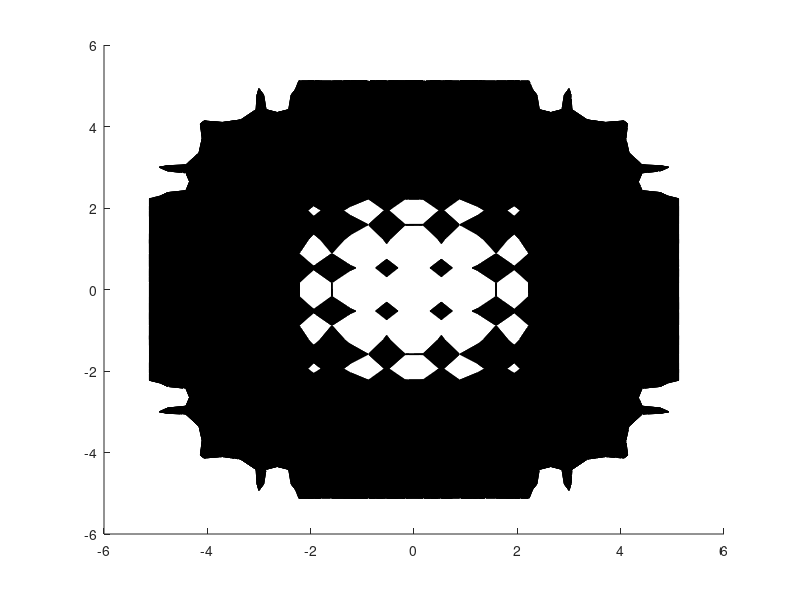

Recreate this plot in MATLAB. (Note: this script raises an error after producing the figure.)
%% PSO for 3D Rastrigin Function using PSO with 3D Visualization
% PSO parameters
min_x = -5.12; 
max_x =  5.12;
n_particles = 20;
max_iter = 100;
w = 0.7;   % inertia weight
c1 = 1.4;  % cognitive coefficient
c2 = 1.2;  % social coefficient

%% Rastrigin function in 3D:
% f(x1, x2, x3) = -9 + x1^2 + x2^2 + x3^2 - 3*cos(2*pi*x1) - 3*cos(2*pi*x2) - 3*cos(2*pi*x3)
rastrigin_3d = @(x) -9 + x(1)^2 + x(2)^2 + x(3)^2 ...
                    - 3*cos(2*pi*x(1)) - 3*cos(2*pi*x(2)) - 3*cos(2*pi*x(3));

%% Initialize positions and velocities (n_particles x 3)
positions  = min_x + (max_x - min_x).*rand(n_particles, 3);
velocities = min_x + (max_x - min_x).*rand(n_particles, 3);

% Personal best
personal_best_positions = positions;
personal_best_values    = inf(n_particles, 1);

% Global best
global_best_value = inf;
global_best_position = zeros(1,3);

%% Pre-compute grid for isosurface visualization (optional)
grid_points = 30;
[X, Y, Z] = meshgrid(linspace(min_x, max_x, grid_points), ...
                     linspace(min_x, max_x, grid_points), ...
                     linspace(min_x, max_x, grid_points));
F = zeros(size(X));
for i = 1:size(X,1)
    for j = 1:size(X,2)
        for k = 1:size(X,3)
            F(i,j,k) = rastrigin_3d([X(i,j,k), Y(i,j,k), Z(i,j,k)]);
        end
    end
end
% Choose an isovalue (here the mean of F)
iso_val = mean(F(:));

figure('Name','PSO Rastrigin 3D','NumberTitle','off');

%% Main PSO loop
for iter = 1:max_iter
    % Evaluate each particle
    for i = 1:n_particles
        fitness = rastrigin_3d(positions(i, :));
        
        % Update personal best
        if fitness < personal_best_values(i)
            personal_best_values(i) = fitness;
            personal_best_positions(i, :) = positions(i, :);
        end
        
        % Update global best
        if fitness < global_best_value
            global_best_value = fitness;
            global_best_position = positions(i, :);
        end
    end
    
    % Update velocities and positions
    for i = 1:n_particles
        r1 = rand();
        r2 = rand();
        velocities(i, :) = w*velocities(i, :) + ...
            c1*r1*(personal_best_positions(i, :) - positions(i, :)) + ...
            c2*r2*(global_best_position - positions(i, :));
        
        positions(i, :) = positions(i, :) + velocities(i, :);
        
        % Enforce boundary conditions
        for d = 1:3
            if positions(i, d) > max_x
                positions(i, d) = max_x;
            elseif positions(i, d) < min_x
                positions(i, d) = min_x;
            end
        end
    end
    
    % 3D Visualization
    clf; % Clear figure
    % Plot isosurface of the Rastrigin function (optional for context)
    p = patch(isosurface(X, Y, Z, F, iso_val));
    isonormals(X, Y, Z, F, p);
    p.FaceColor = [0.8 0.8 0.8];
    p.EdgeColor = 'none';
    alpha(0.3);
    hold on;
    
    % Plot current positions (blue circles)
    scatter3(positions(:,1), positions(:,2), positions(:,3), 50, 'b', 'filled');
    % Plot personal best positions (red crosses)
    scatter3(personal_best_positions(:,1), personal_best_positions(:,2), personal_best_positions(:,3), 50, 'r', 'x');
    % Plot global best position (green star)
    scatter3(global_best_position(1), global_best_position(2), global_best_position(3), 100, 'g', 'p', 'filled');
    
    title(['Iteration ' num2str(iter)]);
    xlabel('x_1'); ylabel('x_2'); zlabel('x_3');
    axis([min_x max_x min_x max_x min_x max_x]);
    grid on;
    view(3);
    drawnow;
end

%% Print final result
fprintf('Best position found: [%.4f, %.4f, %.4f]\n', global_best_position(1), global_best_position(2), global_best_position(3));
fprintf('Best value: %.4f\n', global_best_value);
